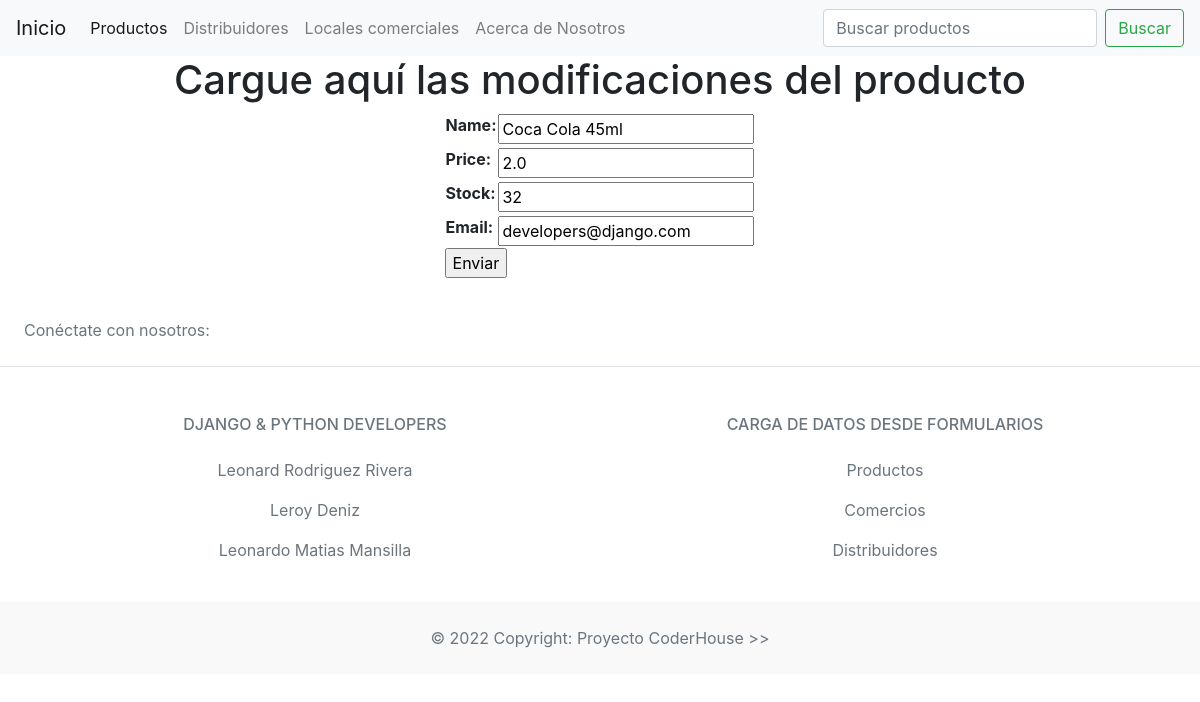
/products/update-product/4/, run on an earlier commit of the app's database.
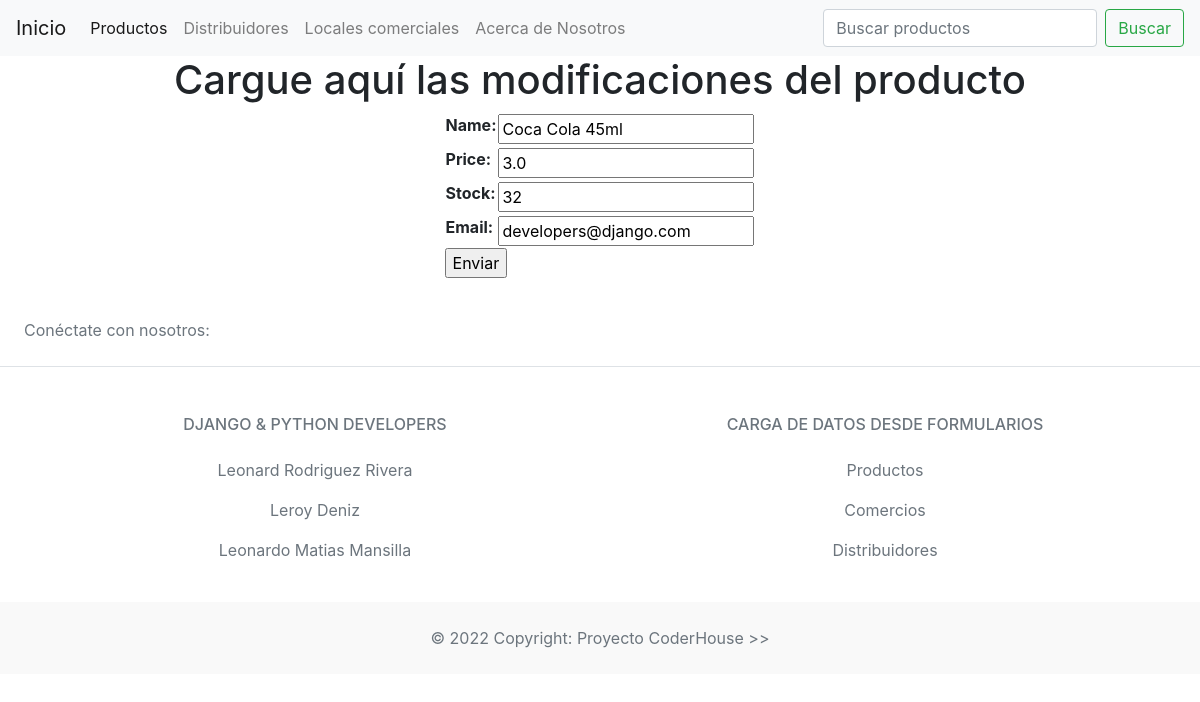
And on a later commit of the database.
### products/models.py (models this page shows)
class Products(models.Model):
    name = models.CharField(max_length=40)
    price = models.FloatField(max_length=40)
    creation_date = models.DateField(auto_now_add=True, null=True, blank=True)
    stock = models.IntegerField()
    email = models.EmailField()

### products/views.py (the view)
# urls.py: path('update-product/<int:pk>/', update_product, name= 'update_product')
def update_product(request, pk):
    if request.method == 'POST':
        form = Formulario_productos(request.POST)
        if form.is_valid():
            product = Products.objects.get(id=pk)
            product.name = form.cleaned_data['name']
            product.price = form.cleaned_data['price']
            product.stock = form.cleaned_data['stock']
            product.email = form.cleaned_data['email']
            product.save()
            return redirect(products)
    elif request.method == 'GET':
        product = Products.objects.get(id=pk)
        form = Formulario_productos(initial= {
            'name': product.name,
            'price': product.price,
            'stock': product.stock,
            'email': product.email
        })
        context = {'form': form}
        return render(request, 'update_product.html', context=context)

### products/forms.py
class Formulario_productos(forms.Form):
    name = forms.CharField()
    price = forms.FloatField()
    stock = forms.IntegerField()
    email = forms.EmailField()

### templates/update_product.html (shortened to what this page needs)
{% extends "base/base.html"%}
  {% block dynamic_content %}
  <h1 class="row justify-content-center">
    Cargue aquí las modificaciones del producto
  </h1>
  <div class="row justify-content-center">
    <form action="" method="POST">
      <table>
        {{form.as_table}}
      </table>
      <p><input type="submit" value="Enviar" /></p>
    </form>
  </div>
  {% endblock %}

### templates/base/base.html (shortened to what this page needs)
{% load static %}
<!DOCTYPE html>
<html lang="en">
  <head>
      <link rel="stylesheet" href="https://cdn.jsdelivr.net/npm/bootstrap@4.6.2/dist/css/bootstrap.min.css">
  </head>
  <body>
    <nav class="navbar navbar-expand-lg navbar-light bg-light">
      <a class="navbar-brand" href="/">Inicio</a>
      <div class="collapse navbar-collapse" id="navbarSupportedContent">
        <ul class="navbar-nav mr-auto">
          <li class="nav-item active">
            <a class="nav-link" href= "/products/products/">Productos <span class="sr-only">(current)</span></a>
          </li>
          <li class="nav-item">
            <a class="nav-link" href="/products/distributor/">Distribuidores</a>
          </li>
          <li class="nav-item">
            <a class="nav-link" href="/products/shop/">Locales comerciales</a>
          </li>
          <li class="nav-item">
            <a class="nav-link" href="/about/">Acerca de Nosotros</a>
          </li>
        </ul>
        <form class="form-inline my-2 my-lg-0" action = "/products/search-products/" method="GET">
          <input class="form-control mr-sm-2" type="search" placeholder="Buscar productos" aria-label="Search" name="search">
          <button class="btn btn-outline-success my-2 my-sm-0" type="submit">Buscar</button>
        </form>
      </div>
    </nav>
    {% block dynamic_content %}
    {% endblock %}
    <footer class="text-center text-lg-start bg-white text-muted">
      <section class="d-flex justify-content-center justify-content-lg-between p-4 border-bottom">
        <div class="me-5 d-none d-lg-block">
          <span>Conéctate con nosotros:</span>
        </div>
      </section>
      <section class="">
        <div class="container text-center text-md-start mt-5">
          <div class="row mt-3">
            <div class="col-md-4 col-lg-4 col-xl-4 mx-auto mb-4">
              <h6 class="text-uppercase fw-bold mb-4">
                Django & Python Developers
              </h6>
              <p>
                <a class="text-reset fw-bold" href="https://www.linkedin.com/feed/">Leonard Rodriguez Rivera</a>
              </p>
              <p>
                <a class="text-reset fw-bold" href="https://www.linkedin.com/in/leroy-deniz/">Leroy Deniz</a>
              </p>
              <p>
                <a class="text-reset fw-bold" href="https://www.linkedin.com/in/leonardo-mat%C3%ADas-mansilla-00b0586b/">Leonardo Matias Mansilla</a>
              </p>
            </div>
            <div class="col-md-4 col-lg-4 col-xl-4 mx-auto mb-4">
              <h6 class="text-uppercase fw-bold mb-4">
                CARGA DE DATOS DESDE FORMULARIOS
              </h6>
              <p>
                <a href="/products/create-product/" class="text-reset">Productos</a>
              </p>
              <p>
                <a href="/products/create-shop/" class="text-reset">Comercios</a>
              </p>
              <p>
                <a href="/products/create-distributor/" class="text-reset">Distribuidores</a>
              </p>
            </div>
          </div>
        </div>
      </section>
      <div class="text-center p-4" style="background-color: rgba(0, 0, 0, 0.025);">
        © 2022 Copyright:
        <a class="text-reset fw-bold" href="https://www.coderhouse.com/">Proyecto CoderHouse >>
      </div>
    </footer>
</body>
</html>

What changed in the data, as far as the page shows it:
changed Products "Coca Cola 45ml": price "2.0" → "3.0"
